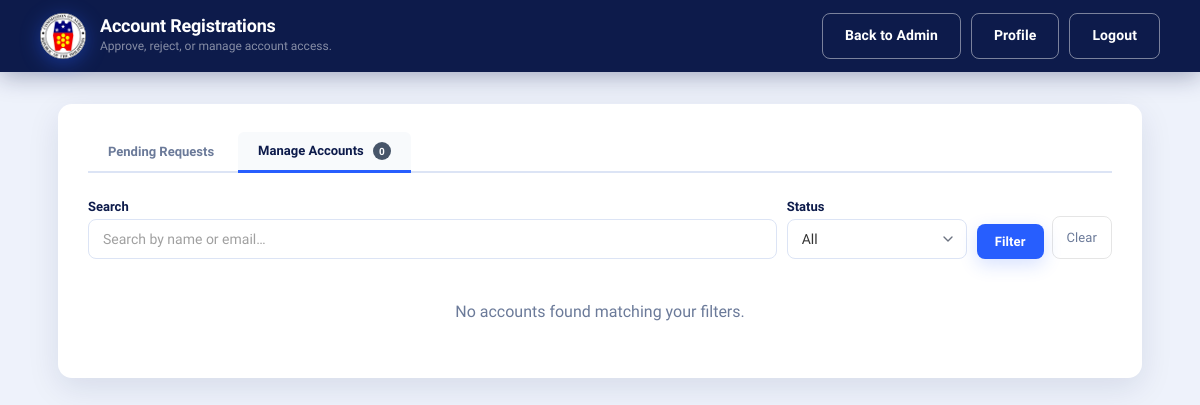
Before: /php/account_registrations.php?tab=manage (signed in) with the older database file.
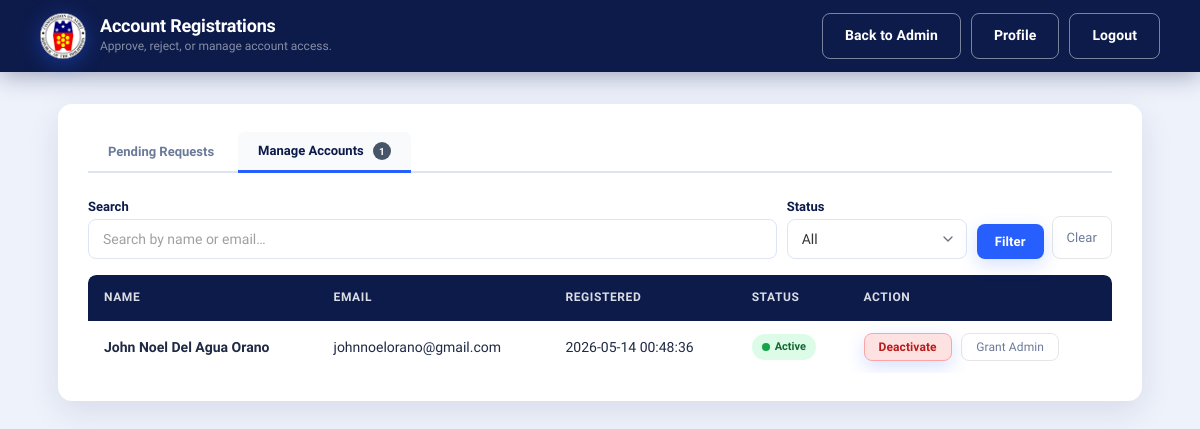
After: the same page with the newer database file.
### tables this page shows
CREATE TABLE `users` (
  `id` int NOT NULL AUTO_INCREMENT,
  `first_name` varchar(100) NOT NULL,
  `middle_name` varchar(100) NOT NULL,
  `last_name` varchar(100) NOT NULL,
  `email` varchar(150) NOT NULL,
  `password_hash` varchar(255) NOT NULL,
  `created_at` timestamp NULL DEFAULT CURRENT_TIMESTAMP,
  `role` varchar(20) NOT NULL DEFAULT 'employee',
  `account_status` enum('pending','approved','rejected') NOT NULL DEFAULT 'pending',
  `is_active` tinyint(1) NOT NULL DEFAULT '1',
  `is_registered_account` tinyint(1) NOT NULL DEFAULT '0',
  PRIMARY KEY (`id`),
  UNIQUE KEY `email` (`email`)
);

### php/account_registrations.php (the view, shortened to what this page needs)
<?php
require_once __DIR__ . "/db.php";
$search_manage = trim($_GET['search_manage'] ?? '');
$manage_where  = [
    "account_status <> 'pending'",
    "is_registered_account = 1"
];
$manage_sql  = "SELECT id, first_name, middle_name, last_name, email,
                       role, account_status, is_active, created_at
                FROM users
                WHERE " . implode(" AND ", $manage_where) . "
                ORDER BY last_name ASC, first_name ASC";
$manage_stmt = $mysqli->prepare($manage_sql);
$manage_stmt->execute();
$manage_result    = $manage_stmt->get_result();
$managed_accounts = [];
while ($row = $manage_result->fetch_assoc()) {
    $managed_accounts[] = $row;
}
$active_tab = $_GET['tab'] ?? 'pending';
?>
<!DOCTYPE html>
<html lang="en">
<head>
    <link rel="stylesheet" href="../css/styles.css">
    <link rel="stylesheet" href="../css/admin.css">
</head>
<body>
    <header class="site-header">
        <div class="brand">
            <img src="../includes/images.png" alt="COA Logo" class="logo">
            <div>
                <h1>Account Registrations</h1>
                <p class="muted">Approve, reject, or manage account access.</p>
            </div>
        </div>
        <nav class="nav-links">
            <a href="admin.php"   class="btn btn-outline">Back to Admin</a>
            <a href="profile.php" class="btn btn-outline">Profile</a>
            <a href="#"           class="btn btn-outline" id="logoutBtn">Logout</a>
        </nav>
    </header>
    <main class="container">
        <section class="card">
            <div class="tab-bar">
                <button class="tab-btn <?php echo $active_tab === 'pending' ? 'active' : ''; ?>"
                    onclick="switchTab('pending')">
                    Pending Requests
                </button>
                <button class="tab-btn <?php echo $active_tab === 'manage' ? 'active' : ''; ?>"
                    onclick="switchTab('manage')">
                    Manage Accounts
                    <span class="tab-badge" style="background:#475569;"><?php echo count($managed_accounts); ?></span>
                </button>
            </div>
            <div id="tab-manage" class="tab-panel <?php echo $active_tab === 'manage' ? 'active' : ''; ?>">
                <form method="GET" action="account_registrations.php" class="manage-filter-row">
                    <div class="form-group">
                        <label style="font-size:13px; font-weight:600; color:var(--navy);">Search</label>
                        <input type="text" name="search_manage"
                            value="<?php echo htmlspecialchars($search_manage, ENT_QUOTES, 'UTF-8'); ?>"
                            placeholder="Search by name or email…"
                            style="background:#fff; color:#333; border:1px solid var(--border);">
                    </div>
                    <div class="form-group" style="max-width:180px;">
                        <label style="font-size:13px; font-weight:600; color:var(--navy);">Status</label>
                        <select name="filter_status"
                            style="background:#fff; color:#333; border:1px solid var(--border);">
                            <option value="">All</option>
                        </select>
                    </div>
                    <div style="display:flex; gap:8px; align-items:flex-end;">
                        <button type="submit" class="btn" style="padding:10px 18px; font-size:13px;">Filter</button>
                        <a href="account_registrations.php?tab=manage"
                            class="btn btn-auth-outline"
                            style="padding:10px 14px; font-size:13px; text-decoration:none;">Clear</a>
                    </div>
                </form>
                <?php if (count($managed_accounts) === 0): ?>
                    <div class="muted" style="padding:24px 0; text-align:center;">
                        No accounts found matching your filters.
                    </div>
                <?php else: ?>
                    <div class="table-wrap">
                        <table>
                            <thead>
                                <tr>
                                    <th>Name</th>
                                    <th>Email</th>
                                    <th>Registered</th>
                                    <th>Status</th>
                                    <th>Action</th>
                                </tr>
                            </thead>
                            <tbody>
                                <?php foreach ($managed_accounts as $acc): ?>
                                    <?php
                                    $parts      = array_filter([
                                        $acc['first_name'],
                                        $acc['middle_name'],
                                        $acc['last_name']
                                    ]);
                                    $fullName   = htmlspecialchars(implode(' ', $parts), ENT_QUOTES, 'UTF-8');
                                    $isActive   = (int)$acc['is_active'];
                                    $isRejected = $acc['account_status'] === 'rejected';
                                    $isAdmin    = ($acc['role'] ?? '') === 'admin';
                                    ?>
                                    <tr>
                                        <td style="font-weight:600;"><?php echo $fullName; ?></td>
                                        <td><?php echo htmlspecialchars($acc['email'],                   ENT_QUOTES, 'UTF-8'); ?></td>
                                        <td><?php echo htmlspecialchars($acc['created_at']     ?? '—',   ENT_QUOTES, 'UTF-8'); ?></td>
                                        <td>
                                            <?php if ($isAdmin): ?>
                                                <span class="status-badge" style="background:#dbeafe; color:#1d4ed8;">
                                                    <span class="status-dot" style="background:#2563eb;"></span>Admin
                                                </span>
                                            <?php elseif ($isRejected): ?>
                                                <span class="status-badge badge-rejected">
                                                    <span class="status-dot dot-rejected"></span>Rejected
                                                </span>
                                            <?php elseif ($isActive): ?>
                                                <span class="status-badge badge-active">
                                                    <span class="status-dot dot-active"></span>Active
                                                </span>
                                            <?php else: ?>
                                                <span class="status-badge badge-inactive">
                                                    <span class="status-dot dot-inactive"></span>Inactive
                                                </span>
                                            <?php endif; ?>
                                        </td>
                                        <td style="white-space:nowrap;">
                                            <?php if ($isAdmin): ?>
                                                <?php if ((int)$_SESSION['user_id'] !== (int)$acc['id']): ?>
                                                    <button type="button"
                                                        class="btn btn-delete"
                                                        style="padding:6px 14px; font-size:12px;"
                                                        onclick="openRevokeAdminModal(
                                                            <?php echo (int)$acc['id']; ?>,
                                                            '<?php echo addslashes($fullName); ?>'
                                                        )">
                                                        Revoke Admin
                                                    </button>
                                                <?php else: ?>
                                                    <span class="muted" style="font-size:12px;">Current admin</span>
                                                <?php endif; ?>
                                            <?php elseif (!$isRejected): ?>
                                                <?php if ($isActive): ?>
                                                    <button type="button"
                                                        class="btn btn-delete"
                                                        style="padding:6px 14px; font-size:12px;"
                                                        onclick="openToggleModal(
                                                            <?php echo (int)$acc['id']; ?>,
                                                            0,
                                                            '<?php echo addslashes($fullName); ?>'
                                                        )">
                                                        Deactivate
                                                    </button>
                                                <?php endif; ?>
                                                <button type="button"
                                                    class="btn btn-auth-outline"
                                                    style="padding:6px 14px; font-size:12px; margin-left:6px;"
                                                    onclick="openGrantAdminModal(
                                                        <?php echo (int)$acc['id']; ?>,
                                                        '<?php echo addslashes($fullName); ?>'
                                                    )">
                                                    Grant Admin
                                                </button>
                                            <?php else: ?>
                                                <span class="muted" style="font-size:12px;">—</span>
                                            <?php endif; ?>
                                        </td>
                                    </tr>
                                <?php endforeach; ?>
                            </tbody>
                        </table>
                    </div>
                <?php endif; ?>
            </div>
        </section>
    </main>
</body>
</html>

### css/styles.css (style rules this page uses)
* { box-sizing: border-box; margin: 0; padding: 0; font-family: "Plus Jakarta Sans", "Segoe UI", Tahoma, Geneva, Verdana, sans-serif; }
:root { --primary: #275efe; --primary-dark: #1d46c4; --primary-glow: rgba(39, 94, 254, 0.18); --navy: #0d1b4b; --navy-mid: #1a2f6e; --accent: #19a08a; --accent-dark: #138a76; --accent-glow: rgba(25, 160, 138, 0.18); --text: #1f2a44; --text-muted: #6b7a99; --surface: #ffffff; --bg: #eef2fb; --border: #dce4f5; --radius: 14px; --radius-sm: 8px; --shadow-sm: 0 4px 14px rgba(13, 27, 75, 0.08); --shadow: 0 10px 32px rgba(13, 27, 75, 0.10); --shadow-hover: 0 18px 44px rgba(13, 27, 75, 0.15); --transition: 0.22s cubic-bezier(0.4, 0, 0.2, 1); }
body { background: var(--bg); color: var(--text); min-height: 100vh; line-height: 1.65; }
.site-header { background: var(--navy); padding: 0 40px; height: 72px; display: flex; justify-content: space-between; align-items: center; flex-wrap: wrap; gap: 16px; position: sticky; top: 0; z-index: 100; box-shadow: 0 4px 24px rgba(13, 27, 75, 0.35); }
.brand { display: flex; align-items: center; gap: 14px; }
.brand h1 { font-size: 18px; font-weight: 700; color: #fff; line-height: 1.2; letter-spacing: -0.2px; }
.brand p, .brand small { font-size: 12px; color: rgba(255, 255, 255, 0.5); font-weight: 400; }
.logo { width: 46px; height: 46px; object-fit: contain; filter: drop-shadow(0 4px 10px rgba(39, 94, 254, 0.4)); animation: float 5s ease-in-out infinite; border-radius: 50%; }
.nav-links { display: flex; gap: 10px; }
.btn { background: var(--primary); color: #fff; padding: 10px 22px; border-radius: var(--radius-sm); text-decoration: none; border: none; cursor: pointer; display: inline-flex; align-items: center; justify-content: center; gap: 7px; font-weight: 600; font-size: 14px; letter-spacing: 0.1px; transition: background var(--transition), transform var(--transition), box-shadow var(--transition); box-shadow: 0 6px 18px var(--primary-glow); }
.btn-outline { background: transparent; color: #fff; border: 1.5px solid rgba(255, 255, 255, 0.45); box-shadow: none; }
.btn-auth-outline { background: transparent; color: var(--text-muted); border: 1px solid rgba(0,0,0,0.1); box-shadow: none; font-weight: 500; }
.container { max-width: 1160px; margin: 0 auto; padding: 32px 40px 60px; display: flex; flex-direction: column; gap: 28px; }
.card { background: var(--surface); border-radius: var(--radius); padding: 28px 30px; box-shadow: var(--shadow); transition: transform var(--transition), box-shadow var(--transition); animation: rise 0.4s ease-out both; }
input, select, textarea { padding: 11px 14px; border: 1px solid #333; border-radius: var(--radius-sm); font-size: 14px; font-family: inherit; background: #333; color: #fff; transition: border-color var(--transition), box-shadow var(--transition), background var(--transition); width: 100%; }
input::placeholder, textarea::placeholder { color: #a0a0a0; }
.table-wrap { overflow-x: auto; border-radius: var(--radius-sm); }
.table-wrap table { width: 100%; border-collapse: collapse; }
.table-wrap thead { background: var(--navy); }
.table-wrap th { padding: 13px 16px; text-align: left; font-size: 12px; font-weight: 700; color: rgba(255, 255, 255, 0.85); letter-spacing: 0.6px; text-transform: uppercase; }
.table-wrap th:first-child { border-radius: var(--radius-sm) 0 0 0; }
.table-wrap th:last-child { border-radius: 0 var(--radius-sm) 0 0; }
.table-wrap td { padding: 12px 16px; font-size: 14px; border-bottom: 1px solid var(--border); color: var(--text); }
.table-wrap tbody tr { transition: background var(--transition); }
.table-wrap tbody tr:last-child td { border-bottom: none; }
.muted { color: var(--text-muted); }

### css/admin.css (style rules this page uses)
select { -webkit-appearance: none !important; appearance: none !important; background-repeat: no-repeat !important; background-size: 16px 16px !important; background-position: right 10px center !important; padding-right: 36px !important; }
.container { max-width: 2000px !important; width: 97% !important; }
.btn-delete { background: #fee2e2; border: 1px solid #fca5a5; color: #b91c1c; font-weight: 600; }

Changed rows visible on the page:
now on this page (row edited): users: fullName "John Noel Del Agua Orano", email "johnnoelorano@gmail.com", created_at "2026-05-14 00:48:36", role "employee" (drawn)
Other visible differences:
count($managed_accounts): "0" → "1"
text no longer shown: "No accounts found matching your filters."
text now shown: "NAME EMAIL REGISTERED STATUS ACTION"
